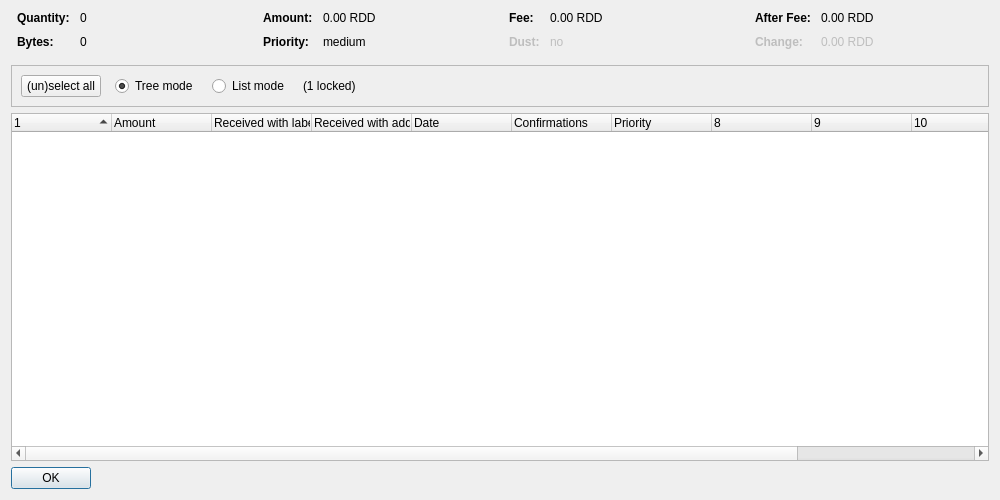
<?xml version="1.0" encoding="UTF-8"?>
<ui version="4.0">
 <class>CoinControlDialog</class>
 <widget class="QDialog" name="CoinControlDialog">
  <property name="geometry">
   <rect>
    <x>0</x>
    <y>0</y>
    <width>1000</width>
    <height>500</height>
   </rect>
  </property>
  <property name="windowTitle">
   <string>Coin Selection</string>
  </property>
  <layout class="QVBoxLayout" name="verticalLayout">
   <item>
    <layout class="QHBoxLayout" name="horizontalLayoutTop" stretch="0,0,0,0">
     <property name="topMargin">
      <number>0</number>
     </property>
     <property name="bottomMargin">
      <number>10</number>
     </property>
     <item>
      <layout class="QFormLayout" name="formLayoutCoinControl1">
       <property name="horizontalSpacing">
        <number>10</number>
       </property>
       <property name="verticalSpacing">
        <number>10</number>
       </property>
       <property name="leftMargin">
        <number>6</number>
       </property>
       <property name="rightMargin">
        <number>6</number>
       </property>
       <item row="0" column="0">
        <widget class="QLabel" name="labelCoinControlQuantityText">
         <property name="font">
          <font>
           <weight>75</weight>
           <bold>true</bold>
          </font>
         </property>
         <property name="text">
          <string>Quantity:</string>
         </property>
        </widget>
       </item>
       <item row="0" column="1">
        <widget class="QLabel" name="labelCoinControlQuantity">
         <property name="cursor">
          <cursorShape>IBeamCursor</cursorShape>
         </property>
         <property name="contextMenuPolicy">
          <enum>Qt::ActionsContextMenu</enum>
         </property>
         <property name="text">
          <string notr="true">0</string>
         </property>
         <property name="textInteractionFlags">
          <set>Qt::LinksAccessibleByMouse|Qt::TextSelectableByKeyboard|Qt::TextSelectableByMouse</set>
         </property>
        </widget>
       </item>
       <item row="1" column="0">
        <widget class="QLabel" name="labelCoinControlBytesText">
         <property name="font">
          <font>
           <weight>75</weight>
           <bold>true</bold>
          </font>
         </property>
         <property name="text">
          <string>Bytes:</string>
         </property>
        </widget>
       </item>
       <item row="1" column="1">
        <widget class="QLabel" name="labelCoinControlBytes">
         <property name="cursor">
          <cursorShape>IBeamCursor</cursorShape>
         </property>
         <property name="contextMenuPolicy">
          <enum>Qt::ActionsContextMenu</enum>
         </property>
         <property name="text">
          <string notr="true">0</string>
         </property>
         <property name="textInteractionFlags">
          <set>Qt::LinksAccessibleByMouse|Qt::TextSelectableByKeyboard|Qt::TextSelectableByMouse</set>
         </property>
        </widget>
       </item>
      </layout>
     </item>
     <item>
      <layout class="QFormLayout" name="formLayoutCoinControl2">
       <property name="horizontalSpacing">
        <number>10</number>
       </property>
       <property name="verticalSpacing">
        <number>10</number>
       </property>
       <property name="leftMargin">
        <number>6</number>
       </property>
       <property name="rightMargin">
        <number>6</number>
       </property>
       <item row="0" column="0">
        <widget class="QLabel" name="labelCoinControlAmountText">
         <property name="font">
          <font>
           <weight>75</weight>
           <bold>true</bold>
          </font>
         </property>
         <property name="text">
          <string>Amount:</string>
         </property>
        </widget>
       </item>
       <item row="0" column="1">
        <widget class="QLabel" name="labelCoinControlAmount">
         <property name="cursor">
          <cursorShape>IBeamCursor</cursorShape>
         </property>
         <property name="contextMenuPolicy">
          <enum>Qt::ActionsContextMenu</enum>
         </property>
         <property name="text">
          <string notr="true">0.00 RDD</string>
         </property>
         <property name="textInteractionFlags">
          <set>Qt::LinksAccessibleByMouse|Qt::TextSelectableByKeyboard|Qt::TextSelectableByMouse</set>
         </property>
        </widget>
       </item>
       <item row="1" column="0">
        <widget class="QLabel" name="labelCoinControlPriorityText">
         <property name="font">
          <font>
           <weight>75</weight>
           <bold>true</bold>
          </font>
         </property>
         <property name="text">
          <string>Priority:</string>
         </property>
        </widget>
       </item>
       <item row="1" column="1">
        <widget class="QLabel" name="labelCoinControlPriority">
         <property name="cursor">
          <cursorShape>IBeamCursor</cursorShape>
         </property>
         <property name="contextMenuPolicy">
          <enum>Qt::ActionsContextMenu</enum>
         </property>
         <property name="text">
          <string notr="true">medium</string>
         </property>
         <property name="textInteractionFlags">
          <set>Qt::LinksAccessibleByMouse|Qt::TextSelectableByKeyboard|Qt::TextSelectableByMouse</set>
         </property>
        </widget>
       </item>
      </layout>
     </item>
     <item>
      <layout class="QFormLayout" name="formLayoutCoinControl3">
       <property name="horizontalSpacing">
        <number>10</number>
       </property>
       <property name="verticalSpacing">
        <number>10</number>
       </property>
       <property name="leftMargin">
        <number>6</number>
       </property>
       <property name="rightMargin">
        <number>6</number>
       </property>
       <item row="0" column="0">
        <widget class="QLabel" name="labelCoinControlFeeText">
         <property name="font">
          <font>
           <weight>75</weight>
           <bold>true</bold>
          </font>
         </property>
         <property name="text">
          <string>Fee:</string>
         </property>
        </widget>
       </item>
       <item row="0" column="1">
        <widget class="QLabel" name="labelCoinControlFee">
         <property name="cursor">
          <cursorShape>IBeamCursor</cursorShape>
         </property>
         <property name="contextMenuPolicy">
          <enum>Qt::ActionsContextMenu</enum>
         </property>
         <property name="text">
          <string notr="true">0.00 RDD</string>
         </property>
         <property name="textInteractionFlags">
          <set>Qt::LinksAccessibleByMouse|Qt::TextSelectableByKeyboard|Qt::TextSelectableByMouse</set>
         </property>
        </widget>
       </item>
       <item row="1" column="0">
        <widget class="QLabel" name="labelCoinControlLowOutputText">
         <property name="enabled">
          <bool>false</bool>
         </property>
         <property name="font">
          <font>
           <weight>75</weight>
           <bold>true</bold>
          </font>
         </property>
         <property name="text">
          <string>Dust:</string>
         </property>
        </widget>
       </item>
       <item row="1" column="1">
        <widget class="QLabel" name="labelCoinControlLowOutput">
         <property name="enabled">
          <bool>false</bool>
         </property>
         <property name="cursor">
          <cursorShape>IBeamCursor</cursorShape>
         </property>
         <property name="contextMenuPolicy">
          <enum>Qt::ActionsContextMenu</enum>
         </property>
         <property name="text">
          <string notr="true">no</string>
         </property>
         <property name="textInteractionFlags">
          <set>Qt::LinksAccessibleByMouse|Qt::TextSelectableByKeyboard|Qt::TextSelectableByMouse</set>
         </property>
        </widget>
       </item>
      </layout>
     </item>
     <item>
      <layout class="QFormLayout" name="formLayoutCoinControl4">
       <property name="horizontalSpacing">
        <number>10</number>
       </property>
       <property name="verticalSpacing">
        <number>10</number>
       </property>
       <property name="leftMargin">
        <number>6</number>
       </property>
       <property name="rightMargin">
        <number>6</number>
       </property>
       <item row="0" column="0">
        <widget class="QLabel" name="labelCoinControlAfterFeeText">
         <property name="font">
          <font>
           <weight>75</weight>
           <bold>true</bold>
          </font>
         </property>
         <property name="text">
          <string>After Fee:</string>
         </property>
        </widget>
       </item>
       <item row="0" column="1">
        <widget class="QLabel" name="labelCoinControlAfterFee">
         <property name="cursor">
          <cursorShape>IBeamCursor</cursorShape>
         </property>
         <property name="contextMenuPolicy">
          <enum>Qt::ActionsContextMenu</enum>
         </property>
         <property name="text">
          <string notr="true">0.00 RDD</string>
         </property>
         <property name="textInteractionFlags">
          <set>Qt::LinksAccessibleByMouse|Qt::TextSelectableByKeyboard|Qt::TextSelectableByMouse</set>
         </property>
        </widget>
       </item>
       <item row="1" column="0">
        <widget class="QLabel" name="labelCoinControlChangeText">
         <property name="enabled">
          <bool>false</bool>
         </property>
         <property name="font">
          <font>
           <weight>75</weight>
           <bold>true</bold>
          </font>
         </property>
         <property name="text">
          <string>Change:</string>
         </property>
        </widget>
       </item>
       <item row="1" column="1">
        <widget class="QLabel" name="labelCoinControlChange">
         <property name="enabled">
          <bool>false</bool>
         </property>
         <property name="cursor">
          <cursorShape>IBeamCursor</cursorShape>
         </property>
         <property name="contextMenuPolicy">
          <enum>Qt::ActionsContextMenu</enum>
         </property>
         <property name="text">
          <string notr="true">0.00 RDD</string>
         </property>
         <property name="textInteractionFlags">
          <set>Qt::LinksAccessibleByMouse|Qt::TextSelectableByKeyboard|Qt::TextSelectableByMouse</set>
         </property>
        </widget>
       </item>
      </layout>
     </item>
    </layout>
   </item>
   <item>
    <widget class="QFrame" name="frame">
     <property name="minimumSize">
      <size>
       <width>0</width>
       <height>40</height>
      </size>
     </property>
     <property name="frameShape">
      <enum>QFrame::StyledPanel</enum>
     </property>
     <property name="frameShadow">
      <enum>QFrame::Sunken</enum>
     </property>
     <layout class="QHBoxLayout" name="horizontalLayout">
      <item>
       <layout class="QHBoxLayout" name="horizontalLayoutPanel" stretch="0,0,0,0,0">
        <property name="spacing">
         <number>14</number>
        </property>
        <item>
         <widget class="QPushButton" name="pushButtonSelectAll">
          <property name="sizePolicy">
           <sizepolicy hsizetype="Maximum" vsizetype="Fixed">
            <horstretch>0</horstretch>
            <verstretch>0</verstretch>
           </sizepolicy>
          </property>
          <property name="text">
           <string>(un)select all</string>
          </property>
          <property name="autoDefault">
           <bool>false</bool>
          </property>
         </widget>
        </item>
        <item>
         <widget class="QRadioButton" name="radioTreeMode">
          <property name="sizePolicy">
           <sizepolicy hsizetype="Maximum" vsizetype="Fixed">
            <horstretch>0</horstretch>
            <verstretch>0</verstretch>
           </sizepolicy>
          </property>
          <property name="text">
           <string>Tree mode</string>
          </property>
          <property name="checked">
           <bool>true</bool>
          </property>
         </widget>
        </item>
        <item>
         <widget class="QRadioButton" name="radioListMode">
          <property name="sizePolicy">
           <sizepolicy hsizetype="Maximum" vsizetype="Fixed">
            <horstretch>0</horstretch>
            <verstretch>0</verstretch>
           </sizepolicy>
          </property>
          <property name="text">
           <string>List mode</string>
          </property>
         </widget>
        </item>
        <item>
         <widget class="QLabel" name="labelLocked">
          <property name="text">
           <string notr="true">(1 locked)</string>
          </property>
         </widget>
        </item>
        <item>
         <spacer name="horizontalSpacer">
          <property name="orientation">
           <enum>Qt::Horizontal</enum>
          </property>
          <property name="sizeHint" stdset="0">
           <size>
            <width>40</width>
            <height>20</height>
           </size>
          </property>
         </spacer>
        </item>
       </layout>
      </item>
     </layout>
    </widget>
   </item>
   <item>
    <widget class="CoinControlTreeWidget" name="treeWidget">
     <property name="contextMenuPolicy">
      <enum>Qt::CustomContextMenu</enum>
     </property>
     <property name="sortingEnabled">
      <bool>false</bool>
     </property>
     <property name="columnCount">
      <number>12</number>
     </property>
     <attribute name="headerShowSortIndicator" stdset="0">
      <bool>true</bool>
     </attribute>
     <attribute name="headerStretchLastSection">
      <bool>false</bool>
     </attribute>
     <column>
      <property name="text">
       <string/>
      </property>
     </column>
     <column>
      <property name="text">
       <string>Amount</string>
      </property>
     </column>
     <column>
      <property name="text">
       <string>Received with label</string>
      </property>
     </column>
     <column>
      <property name="text">
       <string>Received with address</string>
      </property>
     </column>
     <column>
      <property name="text">
       <string>Date</string>
      </property>
     </column>
     <column>
      <property name="text">
       <string>Confirmations</string>
      </property>
      <property name="toolTip">
       <string>Confirmed</string>
      </property>
     </column>
     <column>
      <property name="text">
       <string>Priority</string>
      </property>
     </column>
     <column>
      <property name="text">
       <string/>
      </property>
     </column>
     <column>
      <property name="text">
       <string/>
      </property>
     </column>
     <column>
      <property name="text">
       <string/>
      </property>
     </column>
     <column>
      <property name="text">
       <string/>
      </property>
     </column>
     <column>
      <property name="text">
       <string/>
      </property>
     </column>
    </widget>
   </item>
   <item>
    <widget class="QDialogButtonBox" name="buttonBox">
     <property name="sizePolicy">
      <sizepolicy hsizetype="Maximum" vsizetype="Fixed">
       <horstretch>0</horstretch>
       <verstretch>0</verstretch>
      </sizepolicy>
     </property>
     <property name="orientation">
      <enum>Qt::Horizontal</enum>
     </property>
     <property name="standardButtons">
      <set>QDialogButtonBox::Ok</set>
     </property>
    </widget>
   </item>
  </layout>
 </widget>
 <customwidgets>
  <customwidget>
   <class>CoinControlTreeWidget</class>
   <extends>QTreeWidget</extends>
   <header>coincontroltreewidget.h</header>
  </customwidget>
 </customwidgets>
 <resources/>
 <connections/>
</ui>
